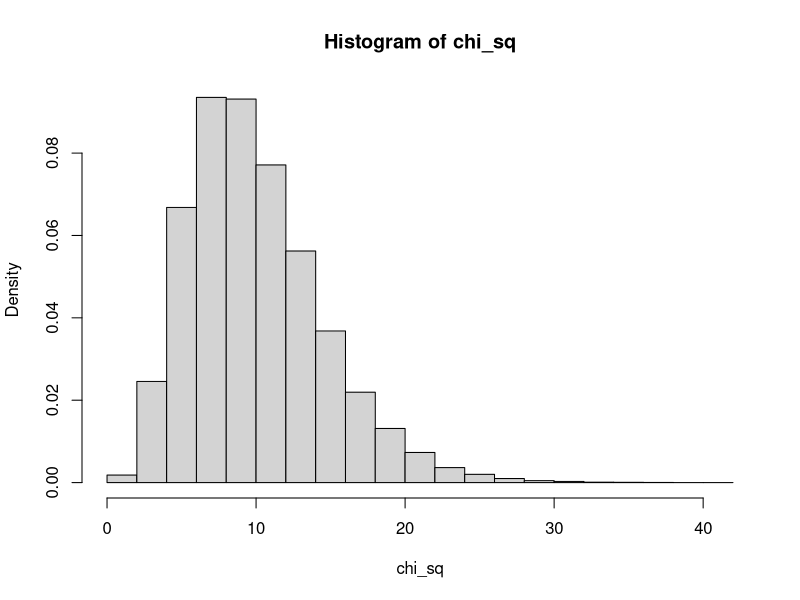

Source code (R):

n=10
m=100000
chi_sq<-numeric(m)

for(i in 1:m){
  x<-rnorm(n)
  chi_sq[i]<-sum(x*x)}
hist(chi_sq,freq=F)



